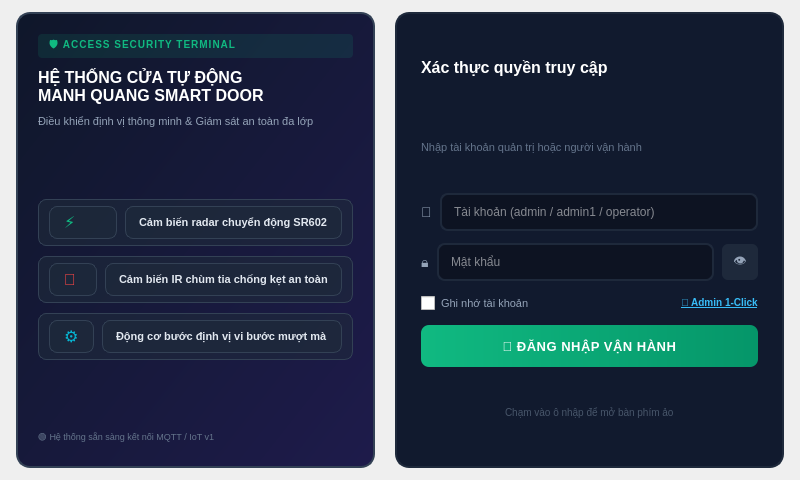
<?xml version="1.0" encoding="UTF-8"?>
<ui version="4.0">
 <class>LoginPage</class>
 <widget class="QWidget" name="LoginPage">
  <property name="geometry">
   <rect>
    <x>0</x>
    <y>0</y>
    <width>800</width>
    <height>480</height>
   </rect>
  </property>
  <layout class="QVBoxLayout" name="pageLayout">
   <property name="spacing">
    <number>0</number>
   </property>
   <property name="leftMargin">
    <number>16</number>
   </property>
   <property name="topMargin">
    <number>12</number>
   </property>
   <property name="rightMargin">
    <number>16</number>
   </property>
   <property name="bottomMargin">
    <number>8</number>
   </property>

   <item>
    <layout class="QHBoxLayout" name="contentRowLayout">
     <property name="spacing">
      <number>20</number>
     </property>

     <!-- LEFT HERO PANEL (BRAND & HARDWARE INTRO) -->
     <item>
      <widget class="QFrame" name="leftHeroPanel">
       <property name="minimumSize">
        <size>
         <width>320</width>
         <height>0</height>
        </size>
       </property>
       <property name="styleSheet">
        <string notr="true">QFrame#leftHeroPanel { background: qlineargradient(x1:0, y1:0, x2:1, y2:1, stop:0 #0f172a, stop:1 #1e1b4b); border: 1.5px solid #334155; border-radius: 14px; }</string>
       </property>
       <layout class="QVBoxLayout" name="heroLayout">
        <property name="leftMargin">
         <number>20</number>
        </property>
        <property name="topMargin">
         <number>20</number>
        </property>
        <property name="rightMargin">
         <number>20</number>
        </property>
        <property name="bottomMargin">
         <number>20</number>
        </property>
        <property name="spacing">
         <number>10</number>
        </property>

        <item>
         <widget class="QLabel" name="heroBadge">
          <property name="text">
           <string>🛡️ ACCESS SECURITY TERMINAL</string>
          </property>
          <property name="styleSheet">
           <string notr="true">color: #10b981; font-size: 10px; font-weight: 800; letter-spacing: 1px; background: rgba(16, 185, 129, 0.12); border-radius: 4px; padding: 3px 8px;</string>
          </property>
         </widget>
        </item>

        <item>
         <widget class="QLabel" name="heroTitle">
          <property name="text">
           <string>HỆ THỐNG CỬA TỰ ĐỘNG
MANH QUANG SMART DOOR</string>
          </property>
          <property name="styleSheet">
           <string notr="true">color: #ffffff; font-size: 16px; font-weight: 900; line-height: 1.3;</string>
          </property>
         </widget>
        </item>

        <item>
         <widget class="QLabel" name="heroSubtitle">
          <property name="text">
           <string>Điều khiển định vị thông minh &amp; Giám sát an toàn đa lớp</string>
          </property>
          <property name="styleSheet">
           <string notr="true">color: #94a3b8; font-size: 11px;</string>
          </property>
         </widget>
        </item>

        <item>
         <spacer name="heroGap">
          <property name="orientation">
           <enum>Qt::Vertical</enum>
          </property>
          <property name="sizeHint" stdset="0">
           <size>
            <width>20</width>
            <height>10</height>
           </size>
          </property>
         </spacer>
        </item>

        <!-- Hardware Feature 1 -->
        <item>
         <widget class="QFrame" name="featureCard1">
          <property name="styleSheet">
           <string notr="true">background: rgba(30, 41, 59, 0.6); border: 1px solid #334155; border-radius: 8px; padding: 6px 10px;</string>
          </property>
          <layout class="QHBoxLayout" name="f1Layout">
           <property name="margin">
            <number>0</number>
           </property>
           <property name="spacing">
            <number>8</number>
           </property>
           <item>
            <widget class="QLabel" name="f1Icon">
             <property name="text">
              <string>⚡</string>
             </property>
             <property name="styleSheet">
              <string notr="true">font-size: 16px; color: #10b981;</string>
             </property>
            </widget>
           </item>
           <item>
            <widget class="QLabel" name="f1Text">
             <property name="text">
              <string>Cảm biến radar chuyển động SR602</string>
             </property>
             <property name="styleSheet">
              <string notr="true">color: #e2e8f0; font-size: 11px; font-weight: 600;</string>
             </property>
            </widget>
           </item>
          </layout>
         </widget>
        </item>

        <!-- Hardware Feature 2 -->
        <item>
         <widget class="QFrame" name="featureCard2">
          <property name="styleSheet">
           <string notr="true">background: rgba(30, 41, 59, 0.6); border: 1px solid #334155; border-radius: 8px; padding: 6px 10px;</string>
          </property>
          <layout class="QHBoxLayout" name="f2Layout">
           <property name="margin">
            <number>0</number>
           </property>
           <property name="spacing">
            <number>8</number>
           </property>
           <item>
            <widget class="QLabel" name="f2Icon">
             <property name="text">
              <string>🚨</string>
             </property>
             <property name="styleSheet">
              <string notr="true">font-size: 16px; color: #ef4444;</string>
             </property>
            </widget>
           </item>
           <item>
            <widget class="QLabel" name="f2Text">
             <property name="text">
              <string>Cảm biến IR chùm tia chống kẹt an toàn</string>
             </property>
             <property name="styleSheet">
              <string notr="true">color: #e2e8f0; font-size: 11px; font-weight: 600;</string>
             </property>
            </widget>
           </item>
          </layout>
         </widget>
        </item>

        <!-- Hardware Feature 3 -->
        <item>
         <widget class="QFrame" name="featureCard3">
          <property name="styleSheet">
           <string notr="true">background: rgba(30, 41, 59, 0.6); border: 1px solid #334155; border-radius: 8px; padding: 6px 10px;</string>
          </property>
          <layout class="QHBoxLayout" name="f3Layout">
           <property name="margin">
            <number>0</number>
           </property>
           <property name="spacing">
            <number>8</number>
           </property>
           <item>
            <widget class="QLabel" name="f3Icon">
             <property name="text">
              <string>⚙️</string>
             </property>
             <property name="styleSheet">
              <string notr="true">font-size: 16px; color: #06b6d4;</string>
             </property>
            </widget>
           </item>
           <item>
            <widget class="QLabel" name="f3Text">
             <property name="text">
              <string>Động cơ bước định vị vi bước mượt mà</string>
             </property>
             <property name="styleSheet">
              <string notr="true">color: #e2e8f0; font-size: 11px; font-weight: 600;</string>
             </property>
            </widget>
           </item>
          </layout>
         </widget>
        </item>

        <item>
         <spacer name="heroBottomSpacer">
          <property name="orientation">
           <enum>Qt::Vertical</enum>
          </property>
          <property name="sizeHint" stdset="0">
           <size>
            <width>20</width>
            <height>10</height>
           </size>
          </property>
         </spacer>
        </item>

        <item>
         <widget class="QLabel" name="heroFooterStatus">
          <property name="text">
           <string>🟢 Hệ thống sẵn sàng kết nối MQTT / IoT v1</string>
          </property>
          <property name="styleSheet">
           <string notr="true">color: #64748b; font-size: 9px;</string>
          </property>
         </widget>
        </item>

       </layout>
      </widget>
     </item>

     <!-- RIGHT LOGIN FORM CARD -->
     <item>
      <widget class="QFrame" name="loginCard">
       <property name="styleSheet">
        <string notr="true">QFrame#loginCard { background-color: #111a2e; border: 1.5px solid #1e293b; border-radius: 14px; }</string>
       </property>
       <layout class="QVBoxLayout" name="loginFormLayout">
        <property name="leftMargin">
         <number>24</number>
        </property>
        <property name="topMargin">
         <number>20</number>
        </property>
        <property name="rightMargin">
         <number>24</number>
        </property>
        <property name="bottomMargin">
         <number>20</number>
        </property>
        <property name="spacing">
         <number>12</number>
        </property>

        <item alignment="Qt::AlignLeft">
         <widget class="QLabel" name="loginTitle">
          <property name="text">
           <string>Xác thực quyền truy cập</string>
          </property>
          <property name="styleSheet">
           <string notr="true">color: #ffffff; font-size: 16px; font-weight: 800;</string>
          </property>
         </widget>
        </item>

        <item alignment="Qt::AlignLeft">
         <widget class="QLabel" name="loginSubtitle">
          <property name="text">
           <string>Nhập tài khoản quản trị hoặc người vận hành</string>
          </property>
          <property name="styleSheet">
           <string notr="true">color: #64748b; font-size: 11px;</string>
          </property>
         </widget>
        </item>

        <!-- Username Input -->
        <item>
         <layout class="QHBoxLayout" name="userInputRow">
          <property name="spacing">
           <number>8</number>
          </property>
          <item>
           <widget class="QLabel" name="userIconLabel">
            <property name="text">
             <string>👤</string>
            </property>
            <property name="styleSheet">
             <string notr="true">font-size: 14px; color: #94a3b8;</string>
            </property>
           </widget>
          </item>
          <item>
           <widget class="QLineEdit" name="usernameEdit">
            <property name="minimumSize">
             <size>
              <width>0</width>
              <height>38</height>
             </size>
            </property>
            <property name="placeholderText">
             <string>Tài khoản (admin / admin1 / operator)</string>
            </property>
            <property name="styleSheet">
             <string notr="true">QLineEdit { background-color: #0d1322; border: 1.5px solid #1e293b; border-radius: 8px; color: #ffffff; font-size: 12px; padding: 4px 10px; } QLineEdit:focus { border: 1.5px solid #10b981; }</string>
            </property>
            <property name="clearButtonEnabled">
             <bool>true</bool>
            </property>
           </widget>
          </item>
         </layout>
        </item>

        <!-- Password Input -->
        <item>
         <layout class="QHBoxLayout" name="passInputRow">
          <property name="spacing">
           <number>8</number>
          </property>
          <item>
           <widget class="QLabel" name="passIconLabel">
            <property name="text">
             <string>🔒</string>
            </property>
            <property name="styleSheet">
             <string notr="true">font-size: 14px; color: #94a3b8;</string>
            </property>
           </widget>
          </item>
          <item>
           <widget class="QLineEdit" name="passwordEdit">
            <property name="minimumSize">
             <size>
              <width>0</width>
              <height>38</height>
             </size>
            </property>
            <property name="placeholderText">
             <string>Mật khẩu</string>
            </property>
            <property name="echoMode">
             <enum>QLineEdit::Password</enum>
            </property>
            <property name="styleSheet">
             <string notr="true">QLineEdit { background-color: #0d1322; border: 1.5px solid #1e293b; border-radius: 8px; color: #ffffff; font-size: 12px; padding: 4px 10px; } QLineEdit:focus { border: 1.5px solid #10b981; }</string>
            </property>
           </widget>
          </item>
          <item>
           <widget class="QPushButton" name="togglePassBtn">
            <property name="minimumSize">
             <size>
              <width>36</width>
              <height>36</height>
             </size>
            </property>
            <property name="cursor">
             <cursorShape>PointingHandCursor</cursorShape>
            </property>
            <property name="text">
             <string>👁️</string>
            </property>
            <property name="checkable">
             <bool>true</bool>
            </property>
            <property name="styleSheet">
             <string notr="true">QPushButton { background-color: #1e293b; border: none; border-radius: 6px; color: #94a3b8; font-size: 13px; } QPushButton:hover { background-color: #334155; }</string>
            </property>
           </widget>
          </item>
         </layout>
        </item>

        <!-- Options row -->
        <item>
         <layout class="QHBoxLayout" name="optionsRow">
          <item>
           <widget class="QCheckBox" name="rememberAccountCheckBox">
            <property name="cursor">
             <cursorShape>PointingHandCursor</cursorShape>
            </property>
            <property name="text">
             <string>Ghi nhớ tài khoản</string>
            </property>
            <property name="styleSheet">
             <string notr="true">QCheckBox { color: #94a3b8; font-size: 11px; } QCheckBox::indicator { width: 14px; height: 14px; }</string>
            </property>
           </widget>
          </item>
          <item>
           <spacer name="optSpacer">
            <property name="orientation">
             <enum>Qt::Horizontal</enum>
            </property>
            <property name="sizeHint" stdset="0">
             <size>
              <width>40</width>
              <height>20</height>
             </size>
            </property>
           </spacer>
          </item>
          <item>
           <widget class="QPushButton" name="quickFillAdminBtn">
            <property name="cursor">
             <cursorShape>PointingHandCursor</cursorShape>
            </property>
            <property name="text">
             <string>🔑 Admin 1-Click</string>
            </property>
            <property name="styleSheet">
             <string notr="true">QPushButton { background: transparent; border: none; color: #38bdf8; font-size: 10px; font-weight: 700; text-decoration: underline; }</string>
            </property>
           </widget>
          </item>
         </layout>
        </item>

        <!-- Submit Button -->
        <item>
         <widget class="QPushButton" name="loginButton">
          <property name="minimumSize">
           <size>
            <width>0</width>
            <height>42</height>
           </size>
          </property>
          <property name="cursor">
           <cursorShape>PointingHandCursor</cursorShape>
          </property>
          <property name="text">
           <string>🚪 ĐĂNG NHẬP VẬN HÀNH</string>
          </property>
          <property name="default">
           <bool>true</bool>
          </property>
          <property name="styleSheet">
           <string notr="true">QPushButton#loginButton { background: qlineargradient(x1:0, y1:0, x2:1, y2:0, stop:0 #10b981, stop:1 #059669); color: #ffffff; border: none; border-radius: 8px; font-size: 13px; font-weight: 800; letter-spacing: 0.5px; } QPushButton#loginButton:hover { background: #10b981; } QPushButton#loginButton:pressed { background: #047857; }</string>
          </property>
         </widget>
        </item>

        <item alignment="Qt::AlignCenter">
         <widget class="QLabel" name="keyboardToggleHint">
          <property name="text">
           <string>Chạm vào ô nhập để mở bàn phím ảo</string>
          </property>
          <property name="styleSheet">
           <string notr="true">color: #475569; font-size: 10px;</string>
          </property>
         </widget>
        </item>

       </layout>
      </widget>
     </item>

    </layout>
   </item>

   <!-- Bottom container for virtual keyboard -->
   <item>
    <layout class="QHBoxLayout" name="keyboardContainerLayout">
     <property name="leftMargin">
      <number>0</number>
     </property>
     <property name="topMargin">
      <number>4</number>
     </property>
     <property name="rightMargin">
      <number>0</number>
     </property>
     <property name="bottomMargin">
      <number>0</number>
     </property>
    </layout>
   </item>

  </layout>
 </widget>
 <resources/>
 <connections/>
</ui>
